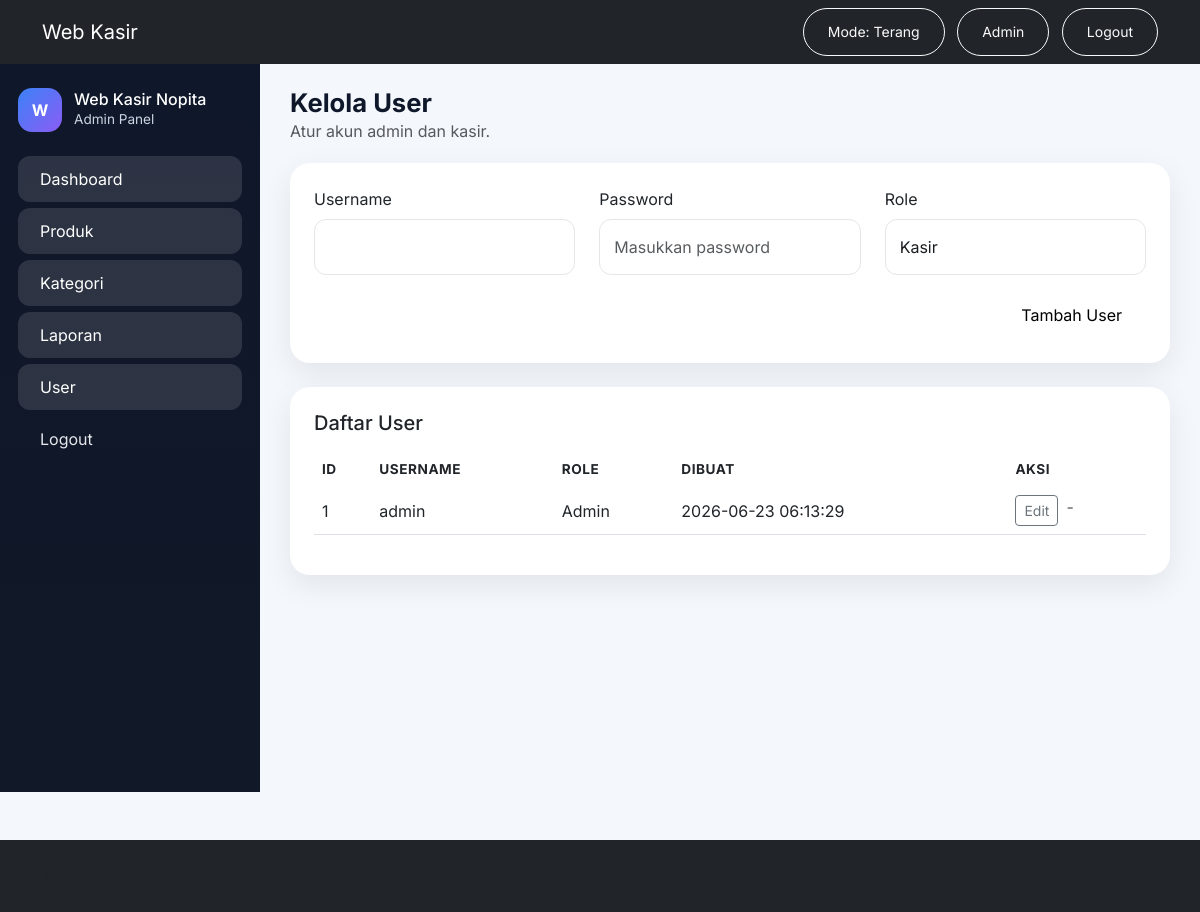
Screenshot of /admin/user/index.php (signed in) with the database file from the repository.
### tables this page shows
CREATE TABLE IF NOT EXISTS users (
  id INT UNSIGNED AUTO_INCREMENT PRIMARY KEY,
  username VARCHAR(100) NOT NULL UNIQUE,
  password VARCHAR(255) NOT NULL,
  role ENUM('Admin','Kasir') NOT NULL DEFAULT 'Kasir',
  created_at DATETIME NOT NULL DEFAULT CURRENT_TIMESTAMP
);

### includes/functions.php (called while the page is built, shortened)
<?php
function safe(string $value): string
{
    return htmlspecialchars($value, ENT_QUOTES, 'UTF-8');
}

### admin/user/index.php (the view, shortened to what this page needs)
<?php
require_once __DIR__ . '/../../config/koneksi.php';
$editUser = null;
$users = $pdo->query('SELECT id, username, role, created_at FROM users ORDER BY id DESC')->fetchAll();
include __DIR__ . '/../../includes/header.php';
?>
<div class="admin-shell">
  <?php include __DIR__ . '/../sidebar.php'; ?>
  <main class="admin-main">
    <div class="page-head">
      <div>
        <h1 class="page-title">Kelola User</h1>
        <p class="text-muted mb-0">Atur akun admin dan kasir.</p>
      </div>
    </div>
    <form method="post" class="card p-4 mb-4">
      <div class="row gy-3">
        <div class="col-md-4">
          <label class="form-label">Username</label>
          <input name="username" class="form-control text-input" value="<?= safe($editUser['username'] ?? '') ?>" required>
        </div>
        <div class="col-md-4">
          <label class="form-label">Password</label>
          <input name="password" type="password" class="form-control text-input" placeholder="<?= $editUser ? 'Kosongkan jika tidak ingin mengubah password' : 'Masukkan password' ?>">
        </div>
        <div class="col-md-4">
          <label class="form-label">Role</label>
          <select name="role" class="form-select text-input">
            <option value="Kasir" <?= (($editUser['role'] ?? 'Kasir') === 'Kasir' ? 'selected' : '') ?>>Kasir</option>
          </select>
        </div>
        <div class="col-12 text-end">
          <button class="btn btn-primary button-pill"><?= $editUser ? 'Simpan Perubahan' : 'Tambah User' ?></button>
        </div>
      </div>
    </form>
    <div class="card p-4">
      <h5 class="mb-3">Daftar User</h5>
      <div class="table-responsive">
        <table class="table align-middle">
          <thead>
            <tr><th>ID</th><th>Username</th><th>Role</th><th>Dibuat</th><th>Aksi</th></tr>
          </thead>
          <tbody>
            <?php foreach ($users as $user): ?>
              <tr>
                <td><?= $user['id'] ?></td>
                <td><?= safe($user['username']) ?></td>
                <td><?= safe($user['role']) ?></td>
                <td><?= safe($user['created_at']) ?></td>
                <td>
                  <div class="d-flex gap-2">
                    <a href="/Kasir/admin/user/index.php?edit=<?= $user['id'] ?>" class="btn btn-sm btn-outline-secondary">Edit</a>
                    <?php if ($user['id'] != ($_SESSION['user']['id'] ?? 0)): ?>
                      <a href="/Kasir/admin/user/index.php?delete=<?= $user['id'] ?>" onclick="return confirm('Hapus user ini?')" class="btn btn-sm btn-danger">Hapus</a>
                    <?php else: ?>
                      <span class="text-muted">-</span>
                    <?php endif; ?>
                  </div>
                </td>
              </tr>
            <?php endforeach; ?>
          </tbody>
        </table>
      </div>
    </div>
  </main>
</div>
<?php include __DIR__ . '/../../includes/footer.php';

### assets/css/theme.css (style rules this page uses)
:root { --color-primary:#494fdf; --color-primary-bright:#4f55f1; --canvas-light:#ffffff; --canvas-dark:#000000; --surface-elevated:#16181a; --ink:#191c1f; --on-primary:#ffffff; --muted:#505a63; --surface-soft:#f4f4f4; --display-xxl:136px; --display-xl:80px; --display-lg:48px; --display-md:40px; --heading-lg:32px; --body-md:16px; --radius-sm:8px; --radius-md:12px; --radius-lg:20px; --radius-full:9999px; }
body { font-family:Inter, system-ui, -apple-system, "Segoe UI", Roboto, "Helvetica Neue", Arial; color:var(--ink); background:var(--canvas-light); }
.button-pill { border-radius:var(--radius-full); padding:12px 24px; height:48px }
.button-pill.btn-primary { background:var(--canvas-light); color:var(--canvas-dark); border:none }
.text-input { background:var(--canvas-light); color:var(--ink); border-radius:var(--radius-md); padding:12px 14px; height:56px; border:1px solid #e6e6e6 }
h1 { font-size:var(--display-lg) }

### admin/style.css (style rules this page uses)
body { background: #f4f7fb; color: #0f172a; font-family: 'Inter', 'Poppins', sans-serif; }
.admin-shell { display: flex; min-height: calc(100vh - 72px); background: #f4f7fb; }
.admin-main { flex: 1; padding: 24px 30px 40px; }
.page-head { display: flex; justify-content: space-between; align-items: center; margin-bottom: 20px; }
.page-title { font-size: 1.6rem; font-weight: 700; margin: 0; }
.card { border: none; border-radius: 20px; box-shadow: 0 10px 30px rgba(15, 23, 42, 0.08); }
.table thead th { border-bottom: none; font-size: 0.85rem; text-transform: uppercase; letter-spacing: 0.04em; }

### rows the page displays
users: id "1", username "admin", role "Admin", created_at "2026-06-23 06:13:29"

### other values shown
$label "Dashboard Produk Kategori Laporan User"
